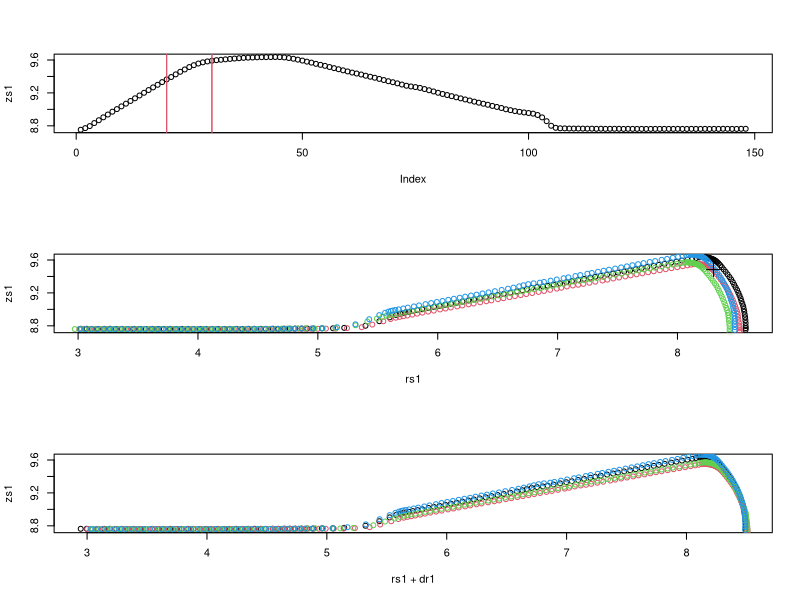

Write the R code that produced this figure.
v2 <- read.table("data/ventil-kreis_2.txt"
               , skip=2
               , sep=" "
               , row.names=NULL)
par(mfrow=c(3,1))

## Radius Abgleich bringt auch nichts

sn <- c("SCN1","SCN3","SCN4","SCN5")

is1 <- which(v2[,1] == sn[1])
is2 <- which(v2[,1] == sn[2])
is3 <- which(v2[,1] == sn[3])
is4 <- which(v2[,1] == sn[4])

mt <- as.matrix(v2[,3:5])

r <- sqrt(mt[, 1]^2 + mt[, 2]^2)
z <- mt[, 3]

rs1 <- r[is1]
rs2 <- r[is2]
rs3 <- r[is3]
rs4 <- r[is4]

zs1 <- z[is1]
zs2 <- z[is2]
zs3 <- z[is3]
zs4 <- z[is4]


## jusrierbereiche

plot(zs1)
bzs <- 20
bze <- 30
brs <- 20
bre <- 30

abline(v=c(bzs,bze), col=2)
abline(v=c(brs,bre), col=2)

plot(rs1, zs1)
points(rs2, zs2, col=2)
points(rs3, zs3, col=3)
points(rs4, zs4, col=4)

## gemeinsamer startpunkt
N <- 10
rs1r <- rs1[brs:bre]
rs2r <- rs2[brs:bre]
rs3r <- rs3[brs:bre]
rs4r <- rs4[brs:bre]

zs1r <- zs1[bzs:bze]
zs2r <- zs2[bzs:bze]
zs3r <- zs3[bzs:bze]
zs4r <- zs4[bzs:bze]

R <- mean(c(rs1r,rs2r,rs3r,rs4r))
Z <- mean(c(zs1r,zs2r,zs3r,zs4r))

points(R,Z, pch=3, cex=2)

dz1 <- mean(Z - zs1r)
dz2 <- mean(Z - zs2r)
dz3 <- mean(Z - zs3r)
dz4 <- mean(Z - zs4r)
dr1 <- mean(R - rs1r)
dr2 <- mean(R - rs2r)
dr3 <- mean(R - rs3r)
dr4 <- mean(R - rs4r)


plot(  rs1 + dr1, zs1 )
points(rs2 + dr2, zs2 , col=2)
points(rs3 + dr3, zs3 , col=3)
points(rs4 + dr4, zs4 , col=4)
